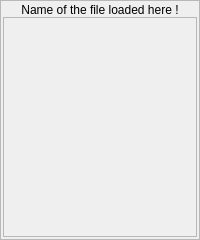
              <widget class="QFrame" name="frame_2">
               <property name="maximumSize">
                <size>
                 <width>16777215</width>
                 <height>380</height>
                </size>
               </property>
               <property name="frameShape">
                <enum>QFrame::StyledPanel</enum>
               </property>
               <property name="frameShadow">
                <enum>QFrame::Raised</enum>
               </property>
               <layout class="QVBoxLayout" name="verticalLayout_12">
                <property name="spacing">
                 <number>0</number>
                </property>
                <property name="margin">
                 <number>2</number>
                </property>
                <item>
                 <widget class="QLabel" name="label_6">
                  <property name="text">
                   <string>Name of the file loaded here !</string>
                  </property>
                  <property name="alignment">
                   <set>Qt::AlignCenter</set>
                  </property>
                 </widget>
                </item>
                <item>
                 <widget class="QFrame" name="frame">
                  <property name="frameShape">
                   <enum>QFrame::StyledPanel</enum>
                  </property>
                  <property name="frameShadow">
                   <enum>QFrame::Raised</enum>
                  </property>
                  <layout class="QHBoxLayout" name="horizontalLayout_4">
                   <item>
                    <widget class="MPLWidget" name="widget_6" native="true">
                     <property name="sizePolicy">
                      <sizepolicy hsizetype="Expanding" vsizetype="Expanding">
                       <horstretch>0</horstretch>
                       <verstretch>0</verstretch>
                      </sizepolicy>
                     </property>
                     <property name="minimumSize">
                      <size>
                       <width>0</width>
                       <height>200</height>
                      </size>
                     </property>
                    </widget>
                   </item>
                   <item>
                    <widget class="MPLWidget" name="widget_7" native="true">
                     <property name="sizePolicy">
                      <sizepolicy hsizetype="Expanding" vsizetype="Expanding">
                       <horstretch>0</horstretch>
                       <verstretch>0</verstretch>
                      </sizepolicy>
                     </property>
                     <property name="minimumSize">
                      <size>
                       <width>0</width>
                       <height>200</height>
                      </size>
                     </property>
                    </widget>
                   </item>
                  </layout>
                 </widget>
                </item>
               </layout>
              </widget>
